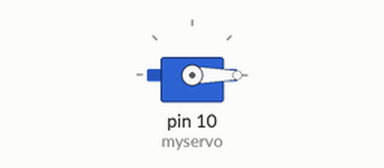
Recording of a sketch running on a simulated Arduino Uno, built with avr-gcc and run on an emulated ATmega328P. On the bench: servo.

Above: at 0.15 s.
Timing chart, 0 to 1.6 s (numbered marks = the images above):
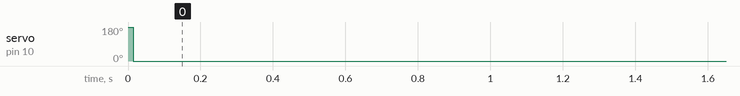

Measured:
- by itself, servo on pin 10 (myservo): 180° → 0° at 0.02 s

The sketch:

servo_prueba.ino
```cpp
#include <Servo.h>

Servo myservo;  // crea el objeto servo

int pos = 0;    // posicion del servo

void setup() {
   myservo.attach(10);  // vincula el servo al pin digital 9
}

void loop() {
myservo.write(180);
delay(15);

myservo.write(0);
delay(15);
}
```
